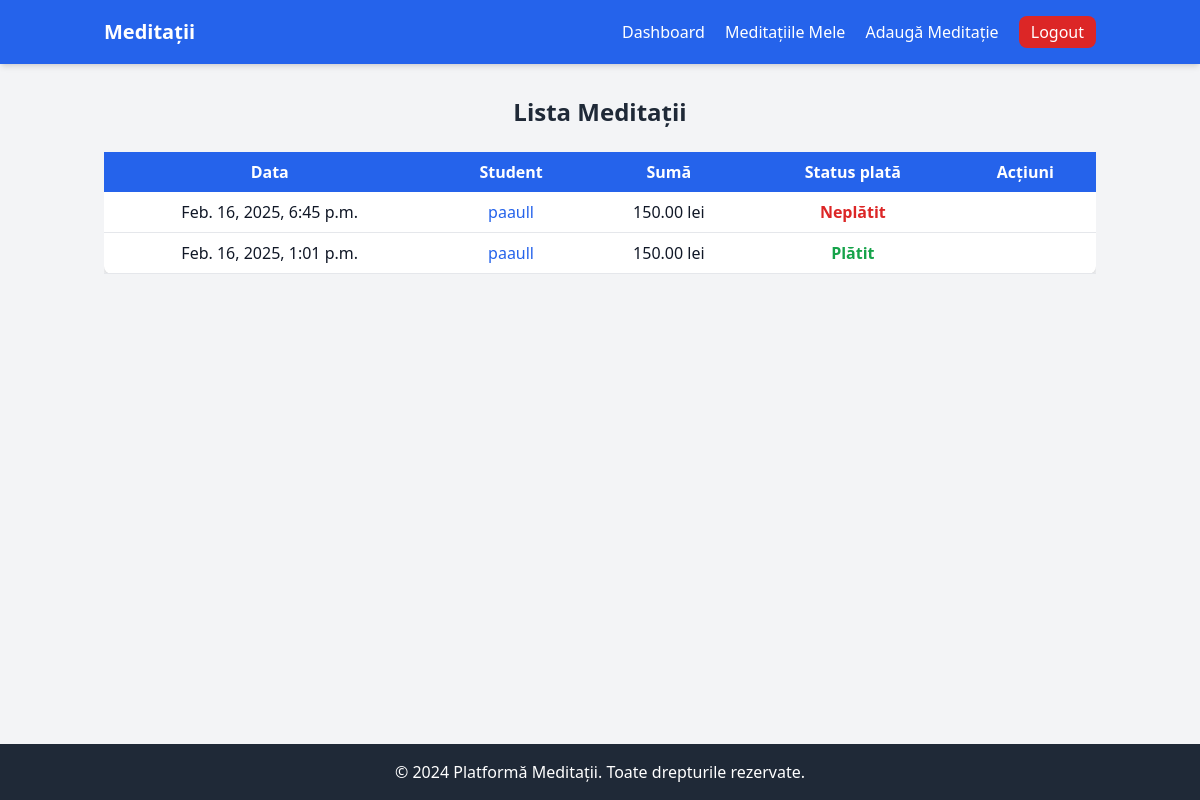
/meditatii/meditations/ (signed in), run on the app's committed database.
### meditatii/models.py (models this page shows, shortened)
class Meditation(models.Model):
    PAYMENT_STATUS = (
        ('unpaid', 'Neplătit'),
        ('pending', 'În așteptare'),
        ('paid', 'Plătit'),
    )
    student = models.ForeignKey(User, on_delete=models.CASCADE, related_name='student_meditations',
                                limit_choices_to={'user_type': 'student'})
    teacher = models.ForeignKey(User, on_delete=models.CASCADE, related_name='teacher_meditations',
                                limit_choices_to={'user_type': 'teacher'})
    date = models.DateTimeField(verbose_name="Data meditației")
    payment_amount = models.DecimalField(max_digits=10, decimal_places=2, verbose_name="Sumă de plată")
    payment_status = models.CharField(max_length=10, choices=PAYMENT_STATUS, default='unpaid',
                                      verbose_name="Status plată")
    class Meta:
        verbose_name = "Meditație"
        verbose_name_plural = "Meditații"
        ordering = ['-date']

class User(AbstractUser):
    USER_TYPE_CHOICES = (
        ('student', 'Student'),
        ('teacher', 'Teacher'),
    )
    nume_real = models.CharField(max_length=20, verbose_name="Nume Real")
    user_type = models.CharField(max_length=10, choices=USER_TYPE_CHOICES)
    cnp_cui = models.CharField(max_length=15, unique=True, verbose_name='CNP/CUI')
    phone_number = models.CharField(max_length=11, unique=True, verbose_name='Numar telefon')
    company_name = models.CharField(max_length=100, null=True, blank=True, verbose_name="Nume Companie")

### meditatii/views.py (the view)
# urls.py: path('meditations/', views.meditation_list, name='meditation_list'),
@login_required(login_url='/login')
def meditation_list(request):
    if request.user.user_type == 'student':
        meditations = Meditation.objects.filter(student=request.user)
    else:
        meditations = Meditation.objects.filter(teacher=request.user)
    return render(request, 'meditatii/meditation_list.html', {'meditations': meditations})

### templates/meditatii/meditation_list.html (shortened to what this page needs)
{% extends 'base.html' %}
{% block content %}
<h2 class="text-2xl font-bold text-center text-gray-800">Lista Meditații</h2>
<div class="overflow-x-auto mt-6">
    <table class="w-full bg-white shadow-md rounded-lg">
        <thead class="bg-blue-600 text-white">
            <tr>
                <th class="py-2 px-4">Data</th>
                <th class="py-2 px-4">{% if user.user_type == 'student' %}Profesor{% else %}Student{% endif %}</th>
                <th class="py-2 px-4">Sumă</th>
                <th class="py-2 px-4">Status plată</th>
                <th class="py-2 px-4">Acțiuni</th>
            </tr>
        </thead>
        <tbody>
            {% for meditation in meditations %}
            <tr class="border-b">
                <td class="py-2 text-center px-4">{{ meditation.date }}</td>
                <td class="py-2 text-center px-4">
                    {% if user.user_type == 'teacher' %}
                        <a href="{% url 'student_details' meditation.student.username %}"
                           class="text-blue-600 hover:text-blue-800 hover:underline">
                            {{ meditation.student.username }}
                        </a>
                    {% else %}
                        {{ meditation.teacher.username }}
                    {% endif %}
                </td>
                <td class="py-2 text-center px-4">{{ meditation.payment_amount }} lei</td>
                <td class="py-2 text-center px-4">
                    {% if meditation.payment_status == 'unpaid' %}
                        <span class="text-red-600 font-semibold">Neplătit</span>
                    {% elif meditation.payment_status == 'pending' %}
                        <span class="text-orange-600 font-semibold">În așteptare</span>
                    {% else %}
                        <span class="text-green-600 font-semibold">Plătit</span>
                    {% endif %}
                </td>
                <td class="py-2 text-center px-4">
                </td>
            </tr>
            {% endfor %}
        </tbody>
    </table>
</div>
{% endblock %}

### data on the page
Meditation: date "Feb. 16, 2025, 6:45 p.m.", student.username "paaull", payment_amount "150.00", payment_status "Neplătit"
Meditation: date "Feb. 16, 2025, 1:01 p.m.", student.username "paaull", payment_amount "150.00", payment_status "Plătit"
